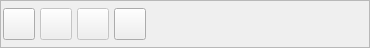
      <widget class="QFrame" name="frame_3">
       <property name="sizePolicy">
        <sizepolicy hsizetype="Expanding" vsizetype="Fixed">
         <horstretch>0</horstretch>
         <verstretch>0</verstretch>
        </sizepolicy>
       </property>
       <property name="minimumSize">
        <size>
         <width>42</width>
         <height>42</height>
        </size>
       </property>
       <property name="maximumSize">
        <size>
         <width>16777215</width>
         <height>48</height>
        </size>
       </property>
       <property name="frameShape">
        <enum>QFrame::StyledPanel</enum>
       </property>
       <property name="frameShadow">
        <enum>QFrame::Raised</enum>
       </property>
       <layout class="QHBoxLayout">
        <property name="spacing">
         <number>5</number>
        </property>
        <property name="margin">
         <number>2</number>
        </property>
        <item>
         <widget class="QToolButton" name="mui_guardar">
          <property name="sizePolicy">
           <sizepolicy hsizetype="Fixed" vsizetype="Fixed">
            <horstretch>0</horstretch>
            <verstretch>0</verstretch>
           </sizepolicy>
          </property>
          <property name="minimumSize">
           <size>
            <width>32</width>
            <height>32</height>
           </size>
          </property>
          <property name="maximumSize">
           <size>
            <width>32</width>
            <height>32</height>
           </size>
          </property>
          <property name="toolTip">
           <string>Guardar cuenta</string>
          </property>
          <property name="text">
           <string/>
          </property>
          <property name="icon">
           <iconset resource="../../../bulmages.qrc">
            <normaloff>:/Images/edit-save.png</normaloff>:/Images/edit-save.png</iconset>
          </property>
          <property name="iconSize">
           <size>
            <width>32</width>
            <height>32</height>
           </size>
          </property>
          <property name="shortcut">
           <string>Ctrl+S</string>
          </property>
         </widget>
        </item>
        <item>
         <widget class="QToolButton" name="botoninteligente_2">
          <property name="enabled">
           <bool>false</bool>
          </property>
          <property name="sizePolicy">
           <sizepolicy hsizetype="Fixed" vsizetype="Fixed">
            <horstretch>0</horstretch>
            <verstretch>0</verstretch>
           </sizepolicy>
          </property>
          <property name="minimumSize">
           <size>
            <width>32</width>
            <height>32</height>
           </size>
          </property>
          <property name="maximumSize">
           <size>
            <width>32</width>
            <height>32</height>
           </size>
          </property>
          <property name="toolTip">
           <string>Duplicar Asiento</string>
          </property>
          <property name="text">
           <string/>
          </property>
          <property name="icon">
           <iconset resource="../../../bulmages.qrc">
            <normaloff>:/Images/document-import.png</normaloff>:/Images/document-import.png</iconset>
          </property>
          <property name="iconSize">
           <size>
            <width>32</width>
            <height>32</height>
           </size>
          </property>
         </widget>
        </item>
        <item>
         <widget class="QToolButton" name="ToolButton17">
          <property name="enabled">
           <bool>false</bool>
          </property>
          <property name="sizePolicy">
           <sizepolicy hsizetype="Fixed" vsizetype="Fixed">
            <horstretch>0</horstretch>
            <verstretch>0</verstretch>
           </sizepolicy>
          </property>
          <property name="minimumSize">
           <size>
            <width>32</width>
            <height>32</height>
           </size>
          </property>
          <property name="maximumSize">
           <size>
            <width>32</width>
            <height>32</height>
           </size>
          </property>
          <property name="toolTip">
           <string>Cargar Asiento</string>
          </property>
          <property name="text">
           <string/>
          </property>
          <property name="icon">
           <iconset resource="../../../bulmages.qrc">
            <normaloff>:/Images/document-export.png</normaloff>:/Images/document-export.png</iconset>
          </property>
          <property name="iconSize">
           <size>
            <width>32</width>
            <height>32</height>
           </size>
          </property>
         </widget>
        </item>
        <item>
         <widget class="QToolButton" name="mui_borrar">
          <property name="sizePolicy">
           <sizepolicy hsizetype="Fixed" vsizetype="Fixed">
            <horstretch>0</horstretch>
            <verstretch>0</verstretch>
           </sizepolicy>
          </property>
          <property name="minimumSize">
           <size>
            <width>32</width>
            <height>32</height>
           </size>
          </property>
          <property name="maximumSize">
           <size>
            <width>32</width>
            <height>32</height>
           </size>
          </property>
          <property name="toolTip">
           <string>Borrar cuenta</string>
          </property>
          <property name="text">
           <string/>
          </property>
          <property name="icon">
           <iconset resource="../../../bulmages.qrc">
            <normaloff>:/Images/edit-delete.png</normaloff>:/Images/edit-delete.png</iconset>
          </property>
          <property name="iconSize">
           <size>
            <width>32</width>
            <height>32</height>
           </size>
          </property>
          <property name="shortcut">
           <string>Ctrl+D</string>
          </property>
         </widget>
        </item>
        <item>
         <spacer>
          <property name="orientation">
           <enum>Qt::Horizontal</enum>
          </property>
          <property name="sizeType">
           <enum>QSizePolicy::Expanding</enum>
          </property>
          <property name="sizeHint" stdset="0">
           <size>
            <width>221</width>
            <height>26</height>
           </size>
          </property>
         </spacer>
        </item>
       </layout>
      </widget>
